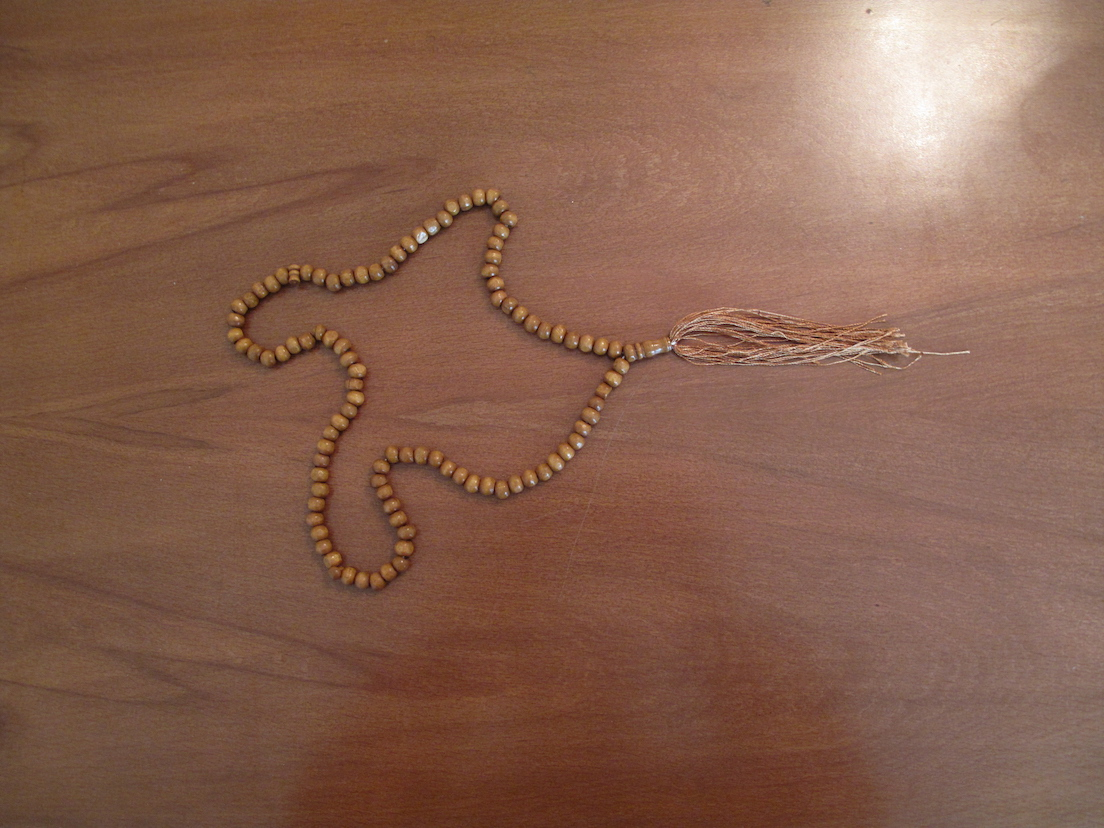
#> input picture Active-Contours/tasbih.jpg, 1104 x 828 px
$ python code.py
#> lines starting #> are read from the running program, lines starting #| are printed output that depends on the picture
#> further down, im is the input picture: shape (828, 1104, 3); mean B, G, R 78.3, 96.5, 134.8
import os
import time
import ffmpeg
import shutil
import cv2 as cv
import numpy as np


RESULTS_DIR = 'results/'
INPUT_PATH = 'tasbih.jpg'
RESULT_PATH = 'res11.jpg'
CONTOUR_PATH = 'contour.mp4'
CONTOURS_DIR = 'q5_temp_frames'

COLOR = (55, 42, 12)
ALPHA = 5  # Elasticity
GAMMA = 1000  # External
MU = 100  # Shape prior
FRAME_STEP = 4
D_DECAY = 0.98
WINDOW = (3, 3)


# [13 lines left out: functions save_video, draw_circles, not called in this run]


def get_gradient(image):
    im_hsv = cv.cvtColor(image, cv.COLOR_BGR2HSV)
#> im_hsv: shape (828, 1104, 3); mean H, S, V 9.7, 111.5, 134.8
    return np.abs(cv.Laplacian(im_hsv, cv.CV_64F)).sum(axis=2)
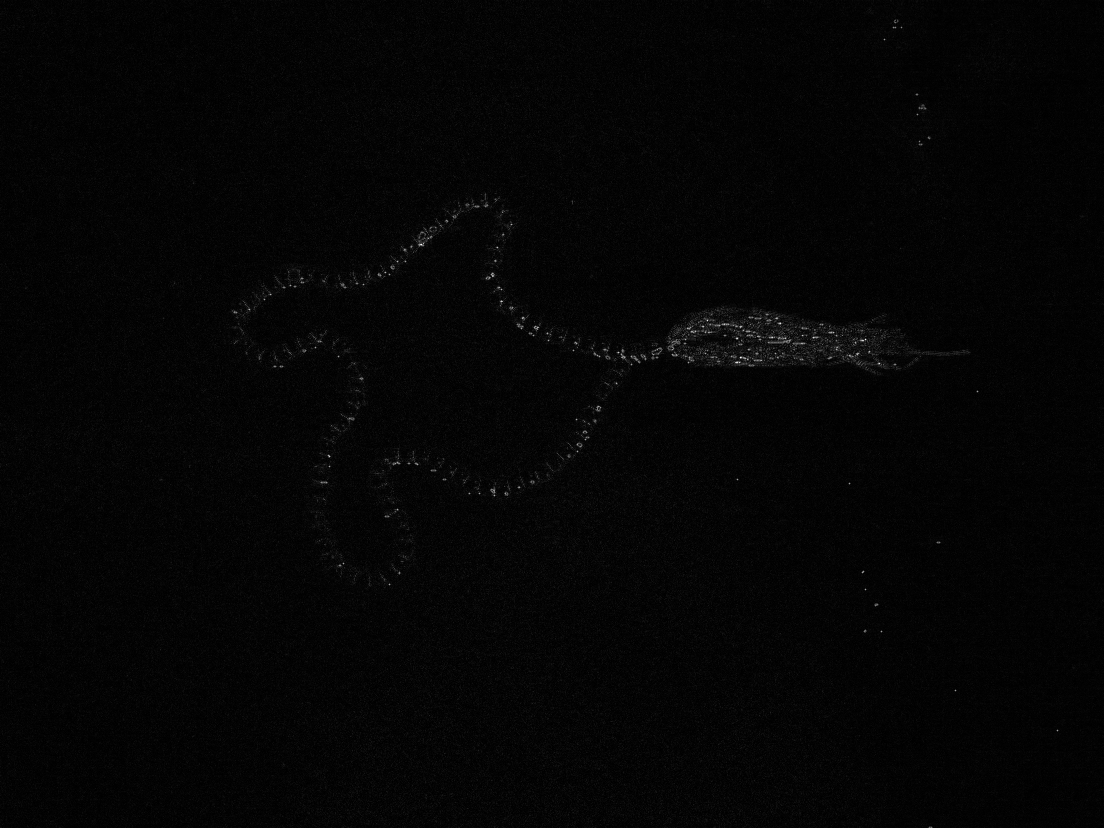
#> returned value: shape (828, 1104) float64; min 0, max 1186, mean 23.7; drawn with min black and max white


def boost_gradient(gradient):
    gradient[gradient > np.max(gradient) / 5] *= 50
    return cv.GaussianBlur(gradient, (11, 11), 0)


# [10 lines left out: function save_contour, not called in this run]


def get_user_clicks():
    window_name = 'InitialPoints'
    points = []

    # [9 lines left out: function handle_click, not called in this run]

    cv.imshow(window_name, shown_images[-1])
    cv.setMouseCallback(window_name, handle_click)
    cv.waitKey(0)
    cv.destroyAllWindows()
    shown_images.clear()
    return np.array(points)


def active_contours(initial_points, gradients):
    n = len(initial_points)
#> (the run stopped early here; a loop or call above may not have finished)
